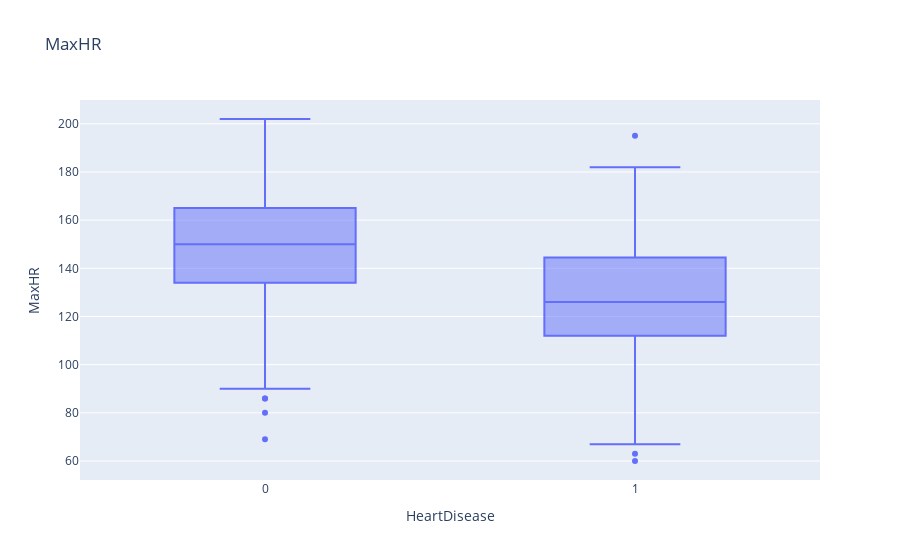

The notebook cell this image was saved under:
### Markdown cell above
some outliers are present in Oldpeak for people not having heart disease but it seems to be true because even patients without heart disease can sometimes show higher ST depression during an exercise test due to temporary stress, anxiety, or other non-cardiac factors.

### Code cell
# Check for outliers in MaxHR
fig = px.box(df, y='MaxHR', x='HeartDisease', title='MaxHR')
fig.show()

### Figure 1 — Plotly figure (JSON) as saved in the notebook; plotly's stock layout.template omitted (floating-point values rounded to 4 significant figures; data arrays with more than 128 entries replaced by an {"elided": "..."} marker saying what was removed)
{"data": [{"alignmentgroup": "True", "hovertemplate": "HeartDisease=%{x}<br>MaxHR=%{y}<extra></extra>", "legendgroup": "", "marker": {"color": "#636efa"}, "name": "", "notched": false, "offsetgroup": "", "orientation": "v", "showlegend": false, "type": "box", "x": {"elided": "918 int values"}, "x0": " ", "xaxis": "x", "y": {"elided": "918 int values"}, "y0": " ", "yaxis": "y"}], "layout": {"boxmode": "group", "legend": {"tracegroupgap": 0}, "title": {"text": "MaxHR"}, "xaxis": {"anchor": "y", "domain": [0, 1], "title": {"text": "HeartDisease"}}, "yaxis": {"anchor": "x", "domain": [0, 1], "title": {"text": "MaxHR"}}}}
